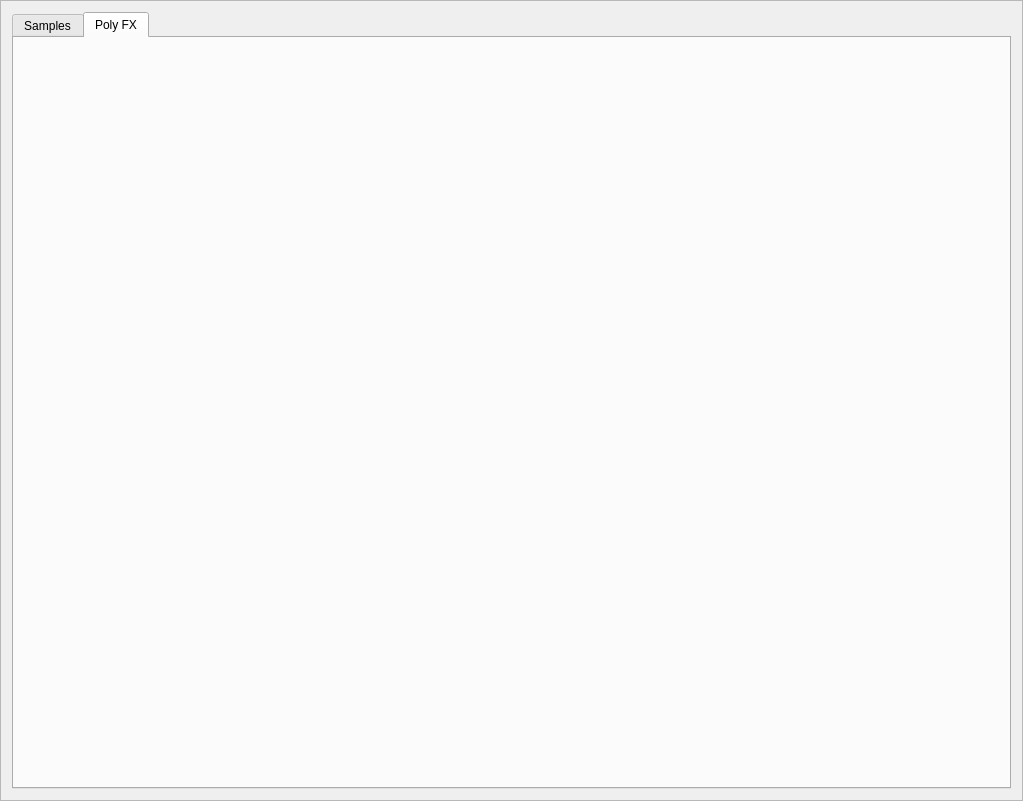
<?xml version="1.0" encoding="UTF-8"?>
<ui version="4.0">
 <class>Frame</class>
 <widget class="QFrame" name="Frame">
  <property name="geometry">
   <rect>
    <x>0</x>
    <y>0</y>
    <width>1023</width>
    <height>801</height>
   </rect>
  </property>
  <property name="sizePolicy">
   <sizepolicy hsizetype="Fixed" vsizetype="Fixed">
    <horstretch>0</horstretch>
    <verstretch>0</verstretch>
   </sizepolicy>
  </property>
  <property name="windowTitle">
   <string>Euphoria - Powered by LibModSynth</string>
  </property>
  <property name="frameShape">
   <enum>QFrame::StyledPanel</enum>
  </property>
  <property name="frameShadow">
   <enum>QFrame::Raised</enum>
  </property>
  <layout class="QHBoxLayout" name="horizontalLayout_5">
   <item>
    <widget class="QTabWidget" name="m_main_tab">
     <property name="styleSheet">
      <string notr="true"/>
     </property>
     <property name="currentIndex">
      <number>1</number>
     </property>
     <widget class="QWidget" name="m_sample_tab">
      <attribute name="title">
       <string>Samples</string>
      </attribute>
      <layout class="QHBoxLayout" name="horizontalLayout_2">
       <item>
        <widget class="QScrollArea" name="m_smp_tab_scrollArea">
         <property name="styleSheet">
          <string notr="true"/>
         </property>
         <property name="verticalScrollBarPolicy">
          <enum>Qt::ScrollBarAlwaysOn</enum>
         </property>
         <property name="horizontalScrollBarPolicy">
          <enum>Qt::ScrollBarAsNeeded</enum>
         </property>
         <property name="widgetResizable">
          <bool>true</bool>
         </property>
         <widget class="QWidget" name="m_smp_tab_scrollAreaWidgetContents">
          <property name="geometry">
           <rect>
            <x>0</x>
            <y>0</y>
            <width>966</width>
            <height>728</height>
           </rect>
          </property>
          <layout class="QHBoxLayout" name="horizontalLayout">
           <item>
            <layout class="QVBoxLayout" name="m_smp_tab_main_verticalLayout">
             <item>
              <layout class="QGridLayout" name="m_smp_start_end_Layout">
               <item row="3" column="0">
                <layout class="QHBoxLayout" name="m_smp_fine_Layout">
                 <item>
                  <widget class="QLabel" name="m_smp_start_fine_Label">
                   <property name="text">
                    <string>Start</string>
                   </property>
                  </widget>
                 </item>
                 <item>
                  <widget class="QSpinBox" name="m_sample_start_fine">
                   <property name="maximumSize">
                    <size>
                     <width>100</width>
                     <height>16777215</height>
                    </size>
                   </property>
                   <property name="maximum">
                    <number>100000</number>
                   </property>
                  </widget>
                 </item>
                 <item>
                  <widget class="QLabel" name="m_smp_end_fine_Label">
                   <property name="text">
                    <string>End</string>
                   </property>
                  </widget>
                 </item>
                 <item>
                  <widget class="QSpinBox" name="m_sample_end_fine">
                   <property name="maximumSize">
                    <size>
                     <width>100</width>
                     <height>16777215</height>
                    </size>
                   </property>
                   <property name="maximum">
                    <number>100000</number>
                   </property>
                  </widget>
                 </item>
                 <item>
                  <spacer name="m_smp_start_end_hSpacer">
                   <property name="orientation">
                    <enum>Qt::Horizontal</enum>
                   </property>
                   <property name="sizeHint" stdset="0">
                    <size>
                     <width>40</width>
                     <height>20</height>
                    </size>
                   </property>
                  </spacer>
                 </item>
                </layout>
               </item>
               <item row="1" column="0">
                <widget class="QSlider" name="m_sample_start">
                 <property name="maximum">
                  <number>10000</number>
                 </property>
                 <property name="orientation">
                  <enum>Qt::Horizontal</enum>
                 </property>
                </widget>
               </item>
               <item row="0" column="0">
                <widget class="QLabel" name="m_sm_start_end_Label">
                 <property name="sizePolicy">
                  <sizepolicy hsizetype="Preferred" vsizetype="Fixed">
                   <horstretch>0</horstretch>
                   <verstretch>0</verstretch>
                  </sizepolicy>
                 </property>
                 <property name="text">
                  <string>Sample Start/End</string>
                 </property>
                </widget>
               </item>
               <item row="2" column="0">
                <widget class="QSlider" name="m_sample_end">
                 <property name="maximum">
                  <number>10000</number>
                 </property>
                 <property name="sliderPosition">
                  <number>10000</number>
                 </property>
                 <property name="orientation">
                  <enum>Qt::Horizontal</enum>
                 </property>
                </widget>
               </item>
              </layout>
             </item>
             <item>
              <layout class="QGridLayout" name="m_loop_start_end_Layout">
               <property name="sizeConstraint">
                <enum>QLayout::SetDefaultConstraint</enum>
               </property>
               <item row="3" column="0">
                <layout class="QHBoxLayout" name="m_loop_fine_Layout">
                 <item>
                  <widget class="QLabel" name="m_loop_start_fine_Label">
                   <property name="text">
                    <string>Start</string>
                   </property>
                  </widget>
                 </item>
                 <item>
                  <widget class="QSpinBox" name="m_loop_start_fine">
                   <property name="maximumSize">
                    <size>
                     <width>100</width>
                     <height>16777215</height>
                    </size>
                   </property>
                   <property name="maximum">
                    <number>100000</number>
                   </property>
                  </widget>
                 </item>
                 <item>
                  <widget class="QLabel" name="m_loop_end_fine_Label">
                   <property name="text">
                    <string>End</string>
                   </property>
                  </widget>
                 </item>
                 <item>
                  <widget class="QSpinBox" name="m_loop_end_fine">
                   <property name="maximumSize">
                    <size>
                     <width>100</width>
                     <height>16777215</height>
                    </size>
                   </property>
                   <property name="maximum">
                    <number>100000</number>
                   </property>
                  </widget>
                 </item>
                 <item>
                  <spacer name="m_loop_start_end_hSpacer">
                   <property name="orientation">
                    <enum>Qt::Horizontal</enum>
                   </property>
                   <property name="sizeHint" stdset="0">
                    <size>
                     <width>40</width>
                     <height>20</height>
                    </size>
                   </property>
                  </spacer>
                 </item>
                </layout>
               </item>
               <item row="1" column="0">
                <widget class="QSlider" name="m_loop_start">
                 <property name="maximum">
                  <number>10000</number>
                 </property>
                 <property name="orientation">
                  <enum>Qt::Horizontal</enum>
                 </property>
                </widget>
               </item>
               <item row="0" column="0">
                <widget class="QLabel" name="m_loop_start_end_Label">
                 <property name="sizePolicy">
                  <sizepolicy hsizetype="Preferred" vsizetype="Fixed">
                   <horstretch>0</horstretch>
                   <verstretch>0</verstretch>
                  </sizepolicy>
                 </property>
                 <property name="text">
                  <string>Loop Start/End</string>
                 </property>
                </widget>
               </item>
               <item row="2" column="0">
                <widget class="QSlider" name="m_loop_end">
                 <property name="maximum">
                  <number>10000</number>
                 </property>
                 <property name="sliderPosition">
                  <number>10000</number>
                 </property>
                 <property name="orientation">
                  <enum>Qt::Horizontal</enum>
                 </property>
                </widget>
               </item>
              </layout>
             </item>
            </layout>
           </item>
          </layout>
         </widget>
        </widget>
       </item>
      </layout>
     </widget>
     <widget class="QWidget" name="m_poly_fx_tab">
      <attribute name="title">
       <string>Poly FX</string>
      </attribute>
      <layout class="QHBoxLayout" name="horizontalLayout_4">
       <item>
        <layout class="QVBoxLayout" name="m_poly_fx_vertical_layout">
         <item>
          <layout class="QHBoxLayout" name="m_poly_fx_Layout"/>
         </item>
        </layout>
       </item>
      </layout>
     </widget>
    </widget>
   </item>
  </layout>
 </widget>
 <resources/>
 <connections/>
</ui>
